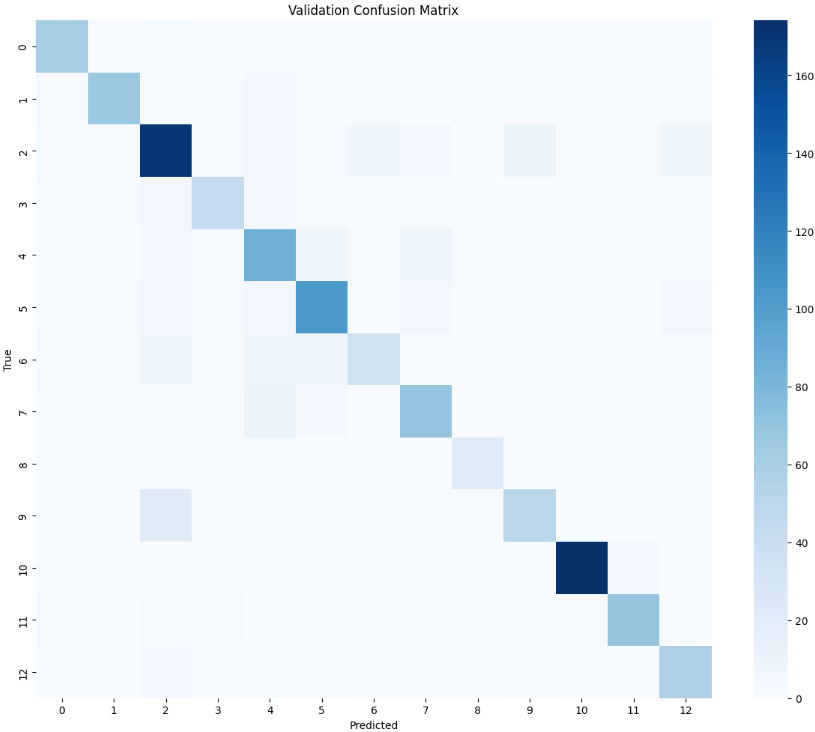
#> input picture effnetv2s_kaggle_dataset/confusion_matrix_val.png, 815 x 732 px; its folder holds only this picture in this run
$ python -i classical_prior.py   (imports and definitions only)
#> lines starting #> are read from the running program, lines starting #| are printed output that depends on the picture; after the words box and inside, x2 and y2 are one past the last pixel; in counts of white or black regions, pixels touching at a corner belong together
#> further down, picture is the input picture: shape (732, 815, 3); mean B, G, R 249.4, 242.8, 235.3
"""
Stage 1: Multi-Scale Classical Hair Prior.
Uses morphological blackhat at multiple kernel sizes to detect
dark thin structures on lighter skin backgrounds.
No deep learning — pure OpenCV.
"""
import cv2
import numpy as np
from app.ml.pipeline_config import ClassicalPriorConfig


def _blackhat_at_scale(gray: np.ndarray, ksize: int) -> np.ndarray:
    """Apply blackhat transform with a cross-shaped kernel."""
    kernel = cv2.getStructuringElement(
        cv2.MORPH_CROSS, (ksize, ksize)
    )
    return cv2.morphologyEx(gray, cv2.MORPH_BLACKHAT, kernel)


def _adaptive_threshold(response: np.ndarray, cfg: ClassicalPriorConfig) -> np.ndarray:
    """Binarize blackhat response with adaptive thresholding.
    Gates on minimum energy to avoid false positives on uniform images."""
    # If blackhat response is near-zero, no hair to detect
    if response.max() < 15:
        return np.zeros_like(response)
    # Global Otsu threshold first, then adaptive for fine detail
    _, global_mask = cv2.threshold(response, 0, 255, cv2.THRESH_BINARY + cv2.THRESH_OTSU)
    adaptive = cv2.adaptiveThreshold(
        response, 255,
        cv2.ADAPTIVE_THRESH_GAUSSIAN_C,
        cv2.THRESH_BINARY,
        cfg.adaptive_block_size,
        cfg.adaptive_c,
    )
    # Intersection: only keep pixels detected by both methods
    return cv2.bitwise_and(global_mask, adaptive)


def _morphological_close(mask: np.ndarray, cfg: ClassicalPriorConfig) -> np.ndarray:
    """Close gaps in detected hair fragments."""
    kernel = cv2.getStructuringElement(
        cv2.MORPH_ELLIPSE, (cfg.closing_kernel, cfg.closing_kernel)
    )
    return cv2.morphologyEx(
        mask, cv2.MORPH_CLOSE, kernel, iterations=cfg.closing_iterations
    )


def _remove_small_objects(mask: np.ndarray, min_area: int) -> np.ndarray:
    """Remove connected components smaller than min_area."""
    num_labels, labels, stats, _ = cv2.connectedComponentsWithStats(
        mask, connectivity=8
    )
    cleaned = np.zeros_like(mask)
    for i in range(1, num_labels):
        if stats[i, cv2.CC_STAT_AREA] >= min_area:
            cleaned[labels == i] = 255
    return cleaned


def _skeletonize(mask: np.ndarray) -> np.ndarray:
    """Thin the mask to single-pixel-wide hair lines."""
    element = cv2.getStructuringElement(cv2.MORPH_CROSS, (3, 3))
    skeleton = np.zeros_like(mask)
    temp = mask.copy()
    while True:
        eroded = cv2.erode(temp, element)
        opened = cv2.dilate(eroded, element)
        diff = cv2.subtract(temp, opened)
        skeleton = cv2.bitwise_or(skeleton, diff)
        temp = eroded.copy()
        if cv2.countNonZero(temp) == 0:
            break
    return skeleton


def extract_hair_mask(
    image: np.ndarray,
    config: ClassicalPriorConfig | None = None,
    return_skeleton: bool = False,
) -> np.ndarray:
    """
    Full Stage 1 pipeline: multi-scale blackhat → threshold → close → clean.
    Input: BGR image (H,W,3) uint8
    Output: binary mask (H,W) uint8, 255=hair
    """
#> called with return_skeleton = False
    if config is None:
        config = ClassicalPriorConfig()

    gray = cv2.cvtColor(image, cv2.COLOR_BGR2GRAY)
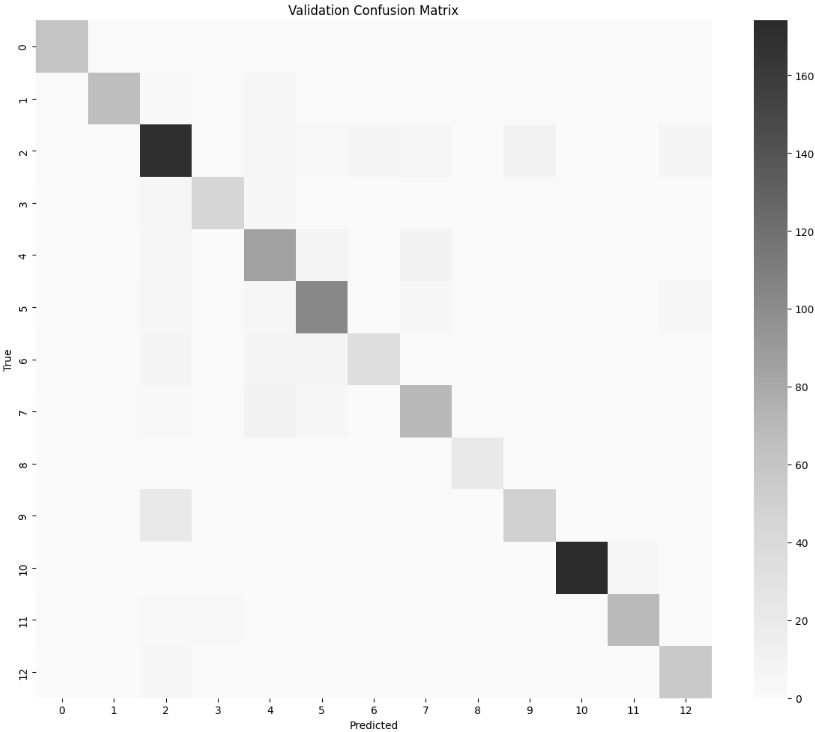
#> gray: shape (732, 815); min 0, max 255, mean 241.2
    combined = np.zeros_like(gray)

    for ksize in config.kernel_sizes:
        response = _blackhat_at_scale(gray, ksize)
        binary = _adaptive_threshold(response, config)
        combined = cv2.bitwise_or(combined, binary)
#> this loop made 4 passes
#> pass 1, in extract_hair_mask, `response = _blackhat_at_scale(gray, ksize)`:
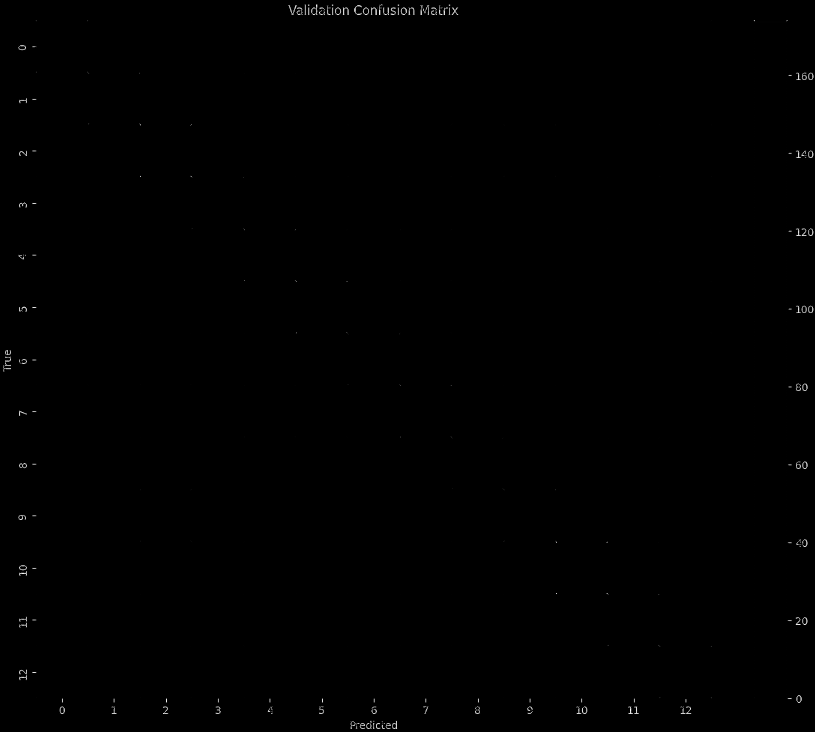
#> response: shape (732, 815); min 0, max 253, mean 0.5
#> pass 1, in _adaptive_threshold, `_, global_mask = cv2.threshold(response, 0, 255, cv2.THRESH_BINARY + c..`:
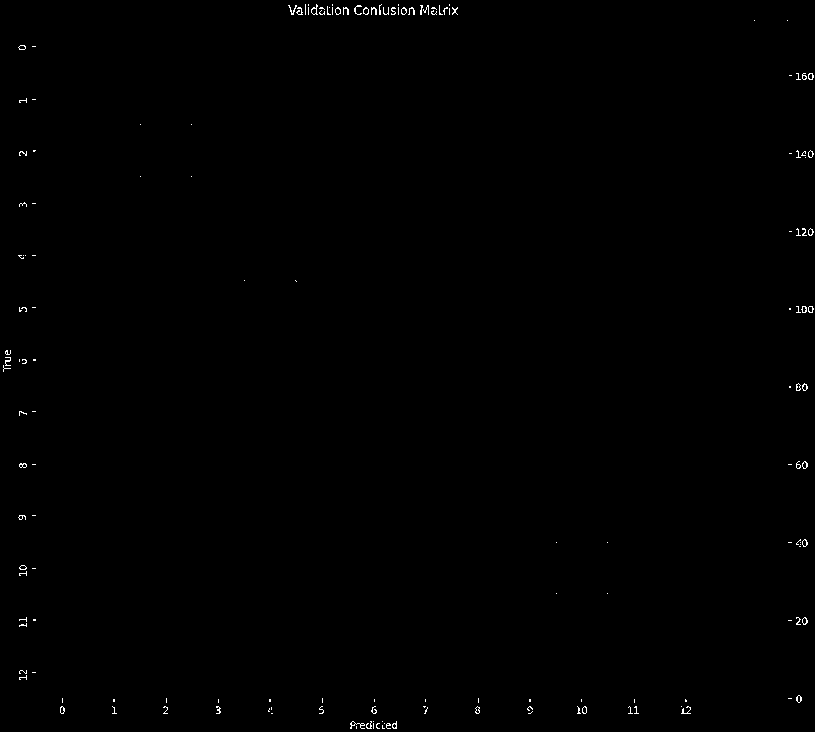
#> global_mask: shape (732, 815); 0.3% white in thin lines or dots
#> pass 1, in _adaptive_threshold, `adaptive = cv2.adaptiveThreshold( response, 255, cv2.ADAPTIVE_THRESH_G..`:
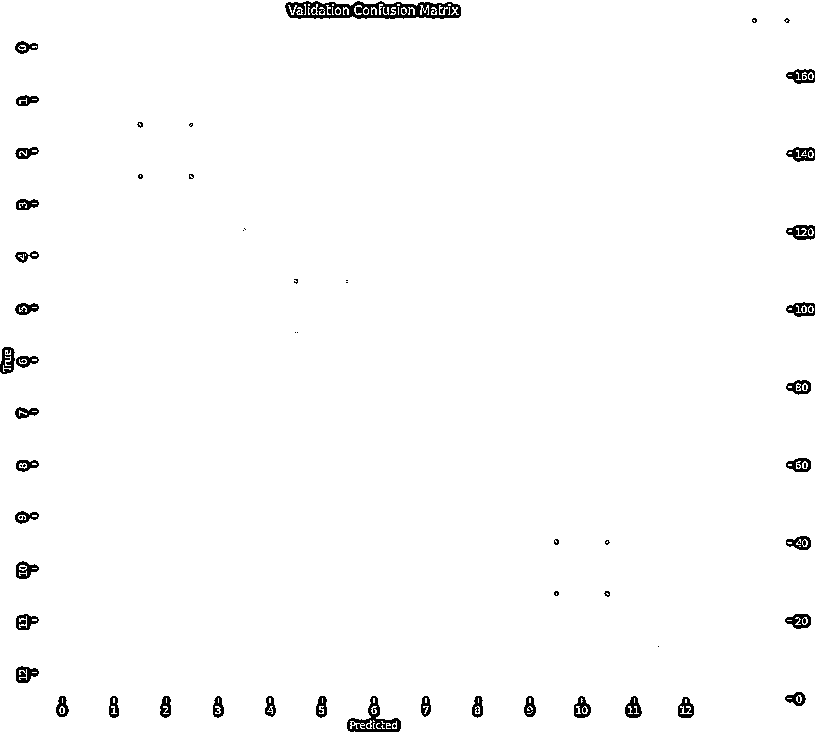
#> adaptive: shape (732, 815); 98.4% white; 72 black regions (32 under 20 px), largest, box (x1, y1, x2, y2) and area: (285, 1, 461, 19) 1978, (347, 696, 401, 732) 669, (786, 225, 815, 240) 280
#> after the loop:
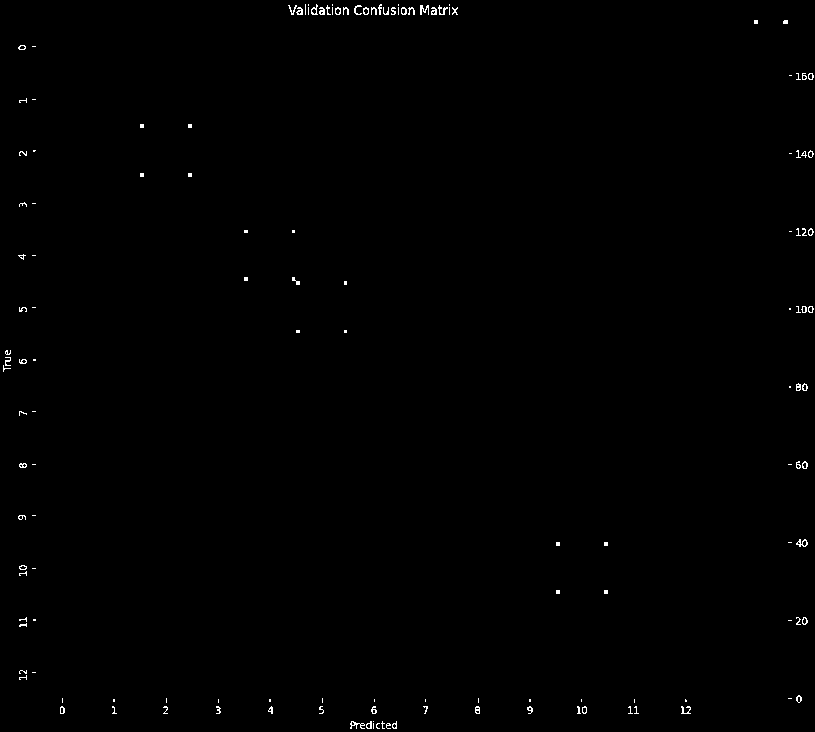
#> combined: shape (732, 815); 0.39% white in thin lines or dots

    closed = _morphological_close(combined, config)
#> in _morphological_close, `return cv2.morphologyEx( mask, cv2.MORPH_CLOSE, kernel, iterations=cfg..`:
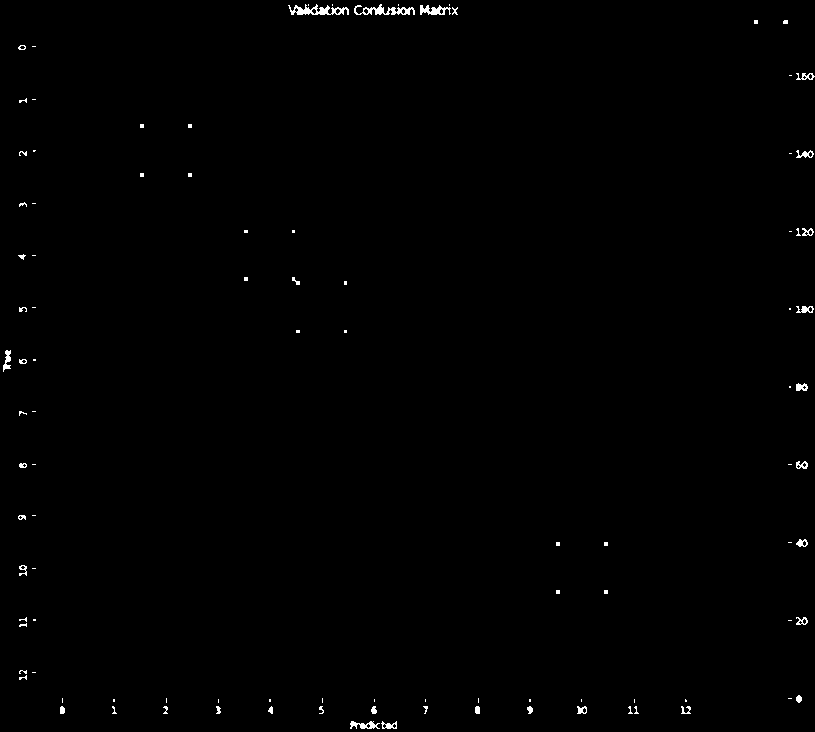
#> returned value: shape (732, 815); 0.49% white; 102 white regions (65 under 20 px), largest, box (x1, y1, x2, y2) and area: (288, 4, 349, 15) 336, (354, 4, 415, 15) 304, (420, 5, 451, 15) 182
    cleaned = _remove_small_objects(closed, config.min_object_area)
#> in _remove_small_objects, `num_labels, labels, stats, _ = cv2.connectedComponentsWithStats( mask,..`: labels: shape (732, 815) int32; 103 distinct labels, from 0 to 102
#> in _remove_small_objects, `num_labels, labels, stats, _ = cv2.connectedComponentsWithStats( mask,..`: num_labels = 103; stats = 103 rows, first 6: [0, 0, 815, 732, 593669], [288, 4, 61, 11, 336], [308, 4, 1, 2, 2], [332, 4, 1, 2, 2], [354, 4, 61, 11, 304], [398, 4, 1, 2, 2]
#> after the loop in _remove_small_objects, `for i in range(1, num_labels):`:
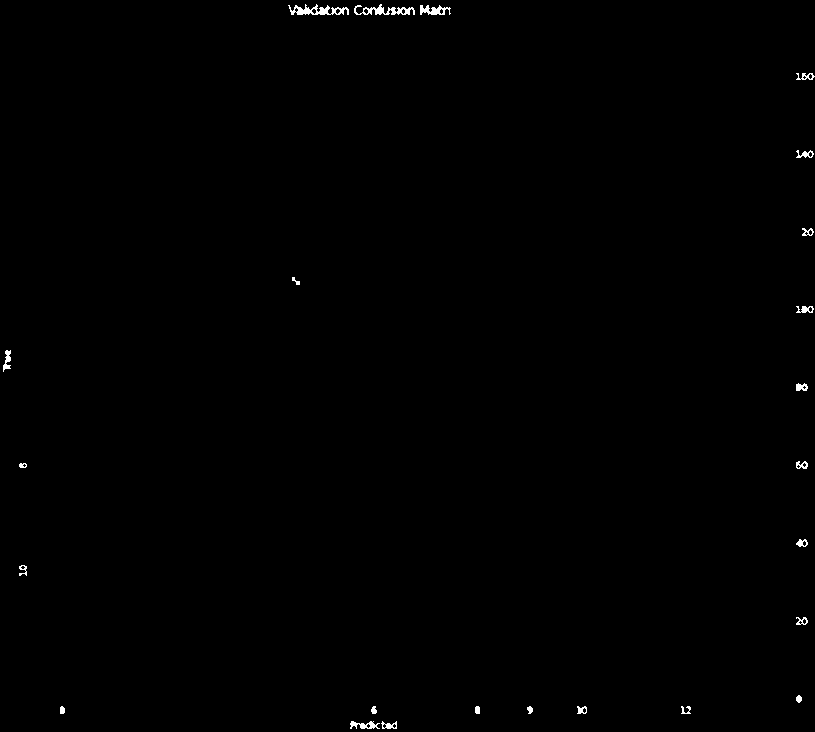
#> cleaned: shape (732, 815); 0.34% white; 24 white regions, largest, box (x1, y1, x2, y2) and area: (288, 4, 349, 15) 336, (354, 4, 415, 15) 304, (420, 5, 451, 15) 182

    if return_skeleton:
        return _skeletonize(cleaned)
    return cleaned

>>> import cv2
>>> picture = cv2.imread('../../../../effnetv2s_kaggle_dataset/confusion_matrix_val.png')
>>> result = extract_hair_mask(picture)

$ run again, on effnetv2s_kaggle_dataset/training_curves_val.png
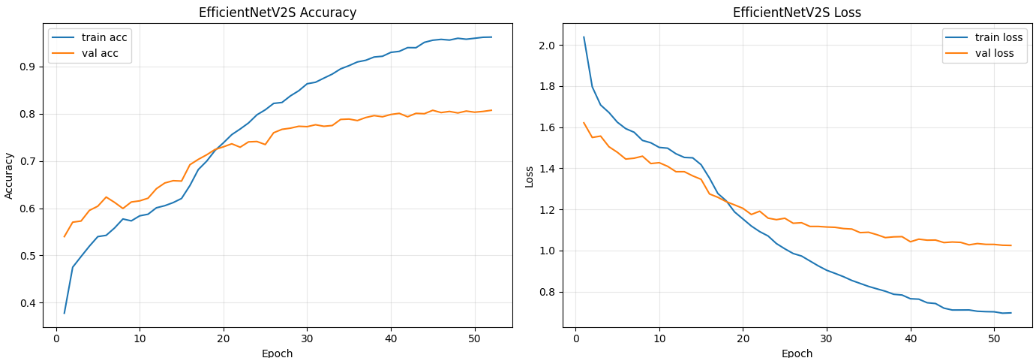
#> input picture effnetv2s_kaggle_dataset/training_curves_val.png, 1034 x 358 px
#> picture is the input picture: shape (358, 1034, 3); mean B, G, R 249.5, 249.7, 249.9
#> in _remove_small_objects, `num_labels, labels, stats, _ = cv2.connectedComponentsWithStats( mask,..`:
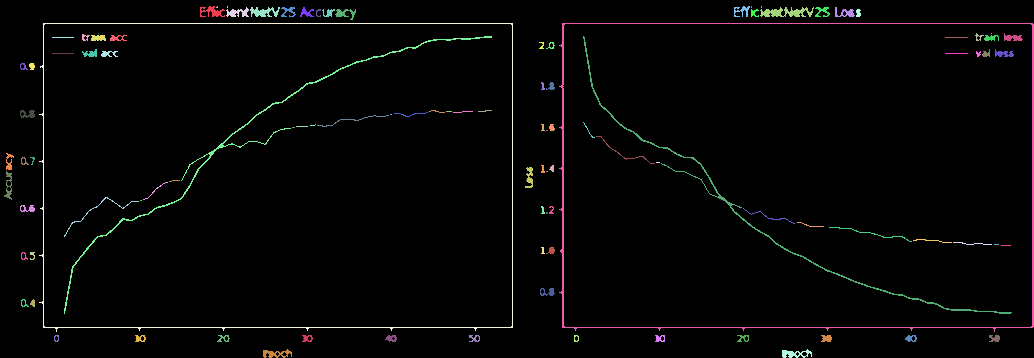
#> labels: shape (358, 1034) int32; 107 distinct labels, from 0 to 106; one colour per label, 0 black
#> num_labels = 107; stats = 107 rows, first 6: [0, 0, 1034, 358, 359675], [200, 6, 25, 11, 140], [216, 6, 2, 2, 3], [227, 6, 1, 2, 2], [226, 7, 23, 10, 126], [250, 7, 30, 10, 174]
#> after the loop in _remove_small_objects, `for i in range(1, num_labels):`:
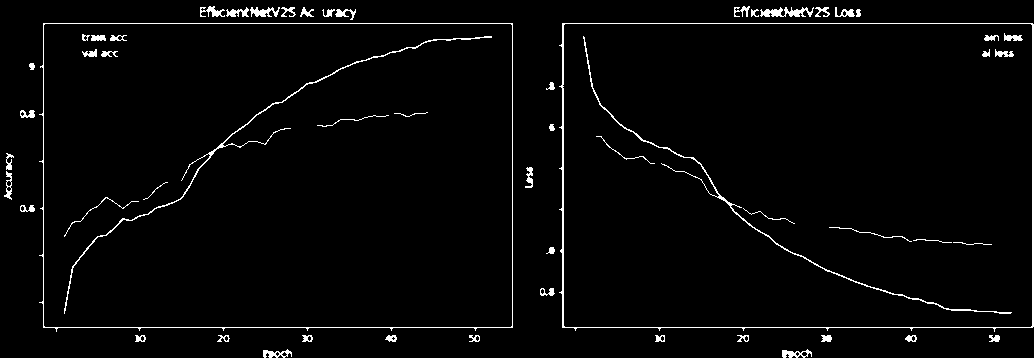
#> cleaned: shape (358, 1034); 2.6% white in thin lines or dots
